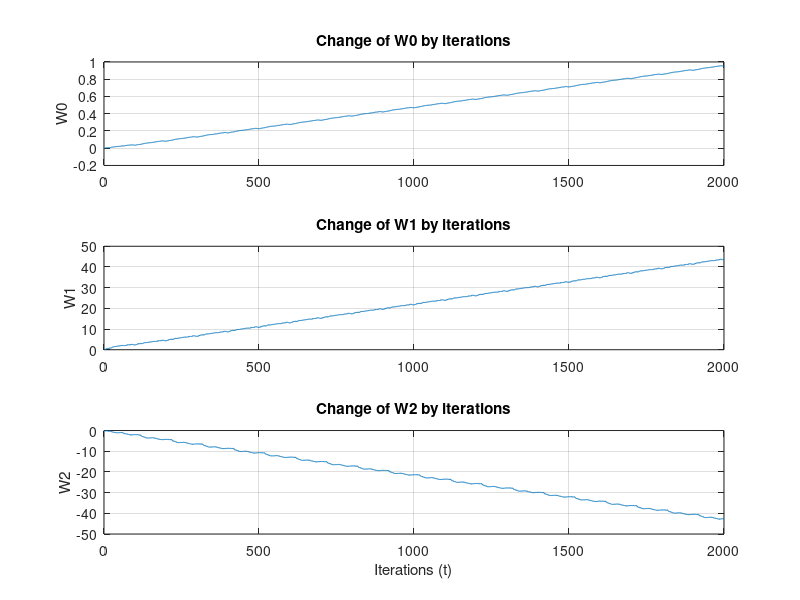
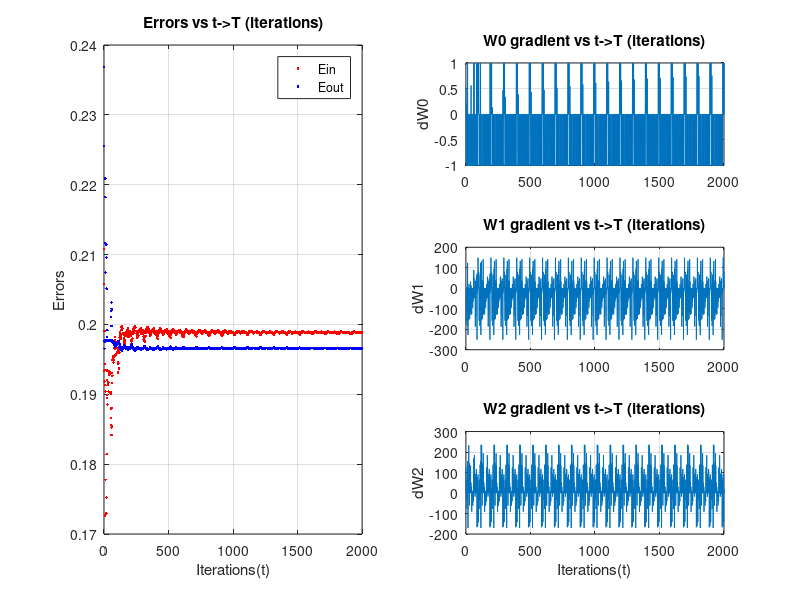
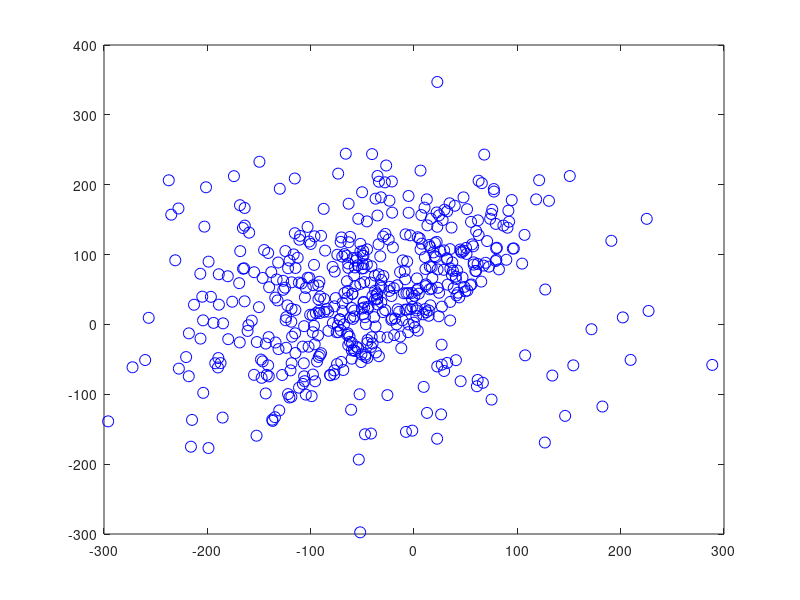

Source code (MATLAB) for these figures, in order: (Note: this script raises an error after producing the figures.)
% Batyrkhan Saduanov
% Studies the dependensies of iteration number to logistic algorithm
% performance in generalization. Studies dependensies of gradient functions
% at different t->T and their effect on Ein and Etest. Studies the
% behaviour of weights W improvements and proves that it behaves linearly.
% Plots test points, target function and hypothesis of logistic regression.
% Learning is done on supervised training data set of size 100 with 10 outliers,
% tested on set of size 1000 with 100 outliers.
clear
%% Data generation
% Creating n random linearly divisible data points and m outliers in two
% dimensions for training
m = 10;
n = 90;
x1 = 100*randn(n+m,1);
x2 = 100*randn(n+m,1);

% Coefficients of target function f = a*x1 + b*x2+c
a = -1;
b = 1;
c = 5;

% Yes and No points' index arrangment
trueCount = 1;
falseCount = 1;
for k = 1:n
    if a*x1(k)+b*x2(k)+c>0
        Y(k) = 1;
        trueIndex(trueCount) = k;
        trueCount = trueCount+1;
    else
        Y(k) = -1;
        falseIndex(falseCount) = k;
        falseCount = falseCount+1;
    end
end

% Outliers arrangement
for k = n+1:n+m
    if a*x1(k)+b*x2(k)+c>0
        Y(k) = -1;
        falseIndex(falseCount) = k;
        falseCount = falseCount+1;
    else
        Y(k) = 1;
        trueIndex(trueCount) = k;
        trueCount = trueCount+1;
    end
end

% Creating ntest random linearly divisible data points and mtest outliers in two
% dimensions for testing
mtest = 100;
ntest = 900;
x1test = 100*randn(ntest+mtest,1);
x2test = 100*randn(ntest+mtest,1);

% Yes and No points' index arrangment
trueCounttest = 1;
falseCounttest = 1;
for k = 1:ntest
    if a*x1test(k)+b*x2test(k)+c>0
        Ytest(k) = 1;
        trueIndextest(trueCounttest) = k;
        trueCounttest = trueCounttest+1;
    else
        Ytest(k) = -1;
        falseIndextest(falseCounttest) = k;
        falseCounttest = falseCounttest+1;
    end
end

% Outliers arrangement
for k = ntest+1:ntest+mtest
    if a*x1test(k)+b*x2test(k)+c>0
        Ytest(k) = -1;
        falseIndextest(falseCounttest) = k;
        falseCounttest = falseCounttest+1;
    else
        Ytest(k) = 1;
        trueIndextest(trueCounttest) = k;
        trueCounttest = trueCounttest+1;
    end
end

Xtest = [ones(length(x1test),1) x1test x2test]';

%% Logistic Regression algorithm
numit = 2000;
rate = 0.001;
Ein = [];
% Creating an input X vector and weights W vector
X = [ones(length(x1),1) x1 x2]';
W = [0;0;0];

% Logistic learning algorithm
index = linspace(1,n+m,n+m);
index = index(randperm(n+m));
k=1;

for i=1:numit
    curInd = index(k);
    dE(:,i) = (Y(k)*X(:,k))/(1+exp(-W'*X(:,k)));
    W = W - rate*dE(:,i);
    if k<n+m
        k=k+1;
    else
        k=1;
    end
Signalin = max(abs(W'*X));
Signalin = W'*X./Signalin;
Signalout = max(abs(W'*Xtest));
Signalout = W'*Xtest./Signalout;
Ecur = log(1+exp(-Y.*Signalin));
Ecur = mean(Ecur);
Ein(i) = 1-Ecur;
Ecur = log(1+exp(-Ytest.*Signalout));
Ecur = mean(Ecur);
Eout(i) = 1-Ecur;
Wall(:,i) = W;
end

%% Plotting
figure()
subplot(3,1,1)
plot(Wall(1,:))
title('Change of W0 by iterations')
ylabel('W0')
grid on
subplot(3,1,2)
plot(Wall(2,:))
title('Change of W1 by iterations')
ylabel('W1')
grid on
subplot(3,1,3)
plot(Wall(3,:))
title('Change of W2 by iterations')
xlabel('Iterations (t)')
ylabel('W2')
grid on
figure()
subplot(3,2,[1,3,5])
plot(Ein,'r.');hold on
plot(Eout,'b.'); hold off
legend('Ein','Eout')
title('Errors vs t->T (iterations)')
xlabel('Iterations(t)')
ylabel('Errors')
grid on
subplot(3,2,2)
plot(dE(1,:),'-')
title('W0 gradient vs t->T (iterations)')
ylabel('dW0')
grid on
subplot(3,2,4)
plot(dE(2,:),'-')
title('W1 gradient vs t->T (iterations)')
ylabel('dW1')
grid on
subplot(3,2,6)
plot(dE(3,:),'-')
title('W2 gradient vs t->T (iterations)')
xlabel('Iterations(t)')
ylabel('dW2')
grid on
figure()
plot(x1test(trueIndextest),x2test(trueIndextest),'bo', 'MarkerSize', 8); hold on
plot(x1test(falseIndextest),x2test(falseIndextest),'rX', 'MarkerSize', 8);
plot(linspace(-300,300,600)',(-c-a*linspace(-300,300,600)')./b, 'g-', 'LineWidth', 3);
plot(linspace(-300,300,600)',(-W(1)-W(2)*linspace(-300,300,600)')./W(3), 'black--', 'LineWidth', 3);
hold off;
legend('+1','-1','Target function f','Generated function g');
xlabel('x1');
ylabel('x2');
title('Logistic Regression');
grid on